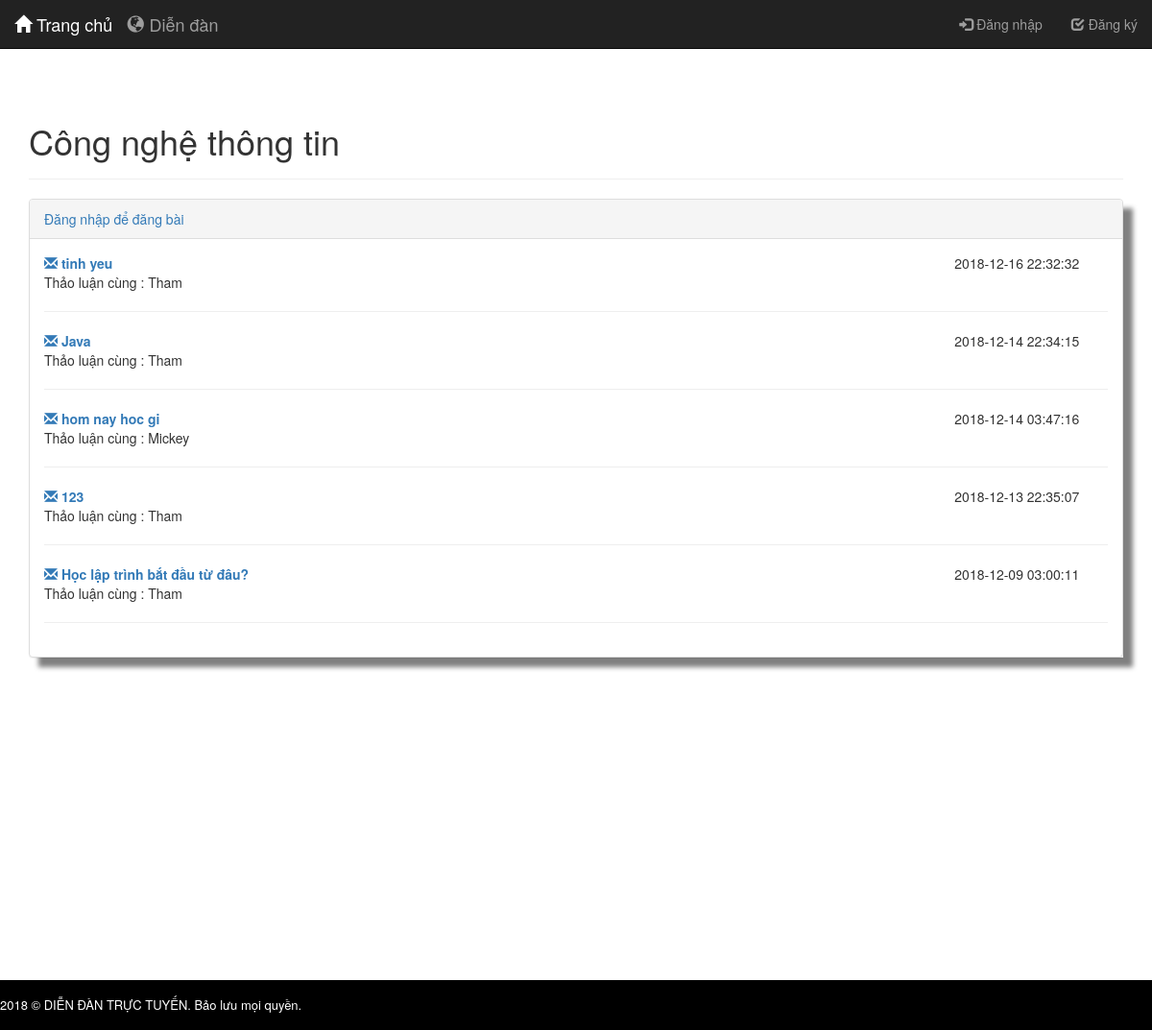
The app's page /Sources/officialforum/index.php?controller=forum&action=pageTitle&id=3, older data.
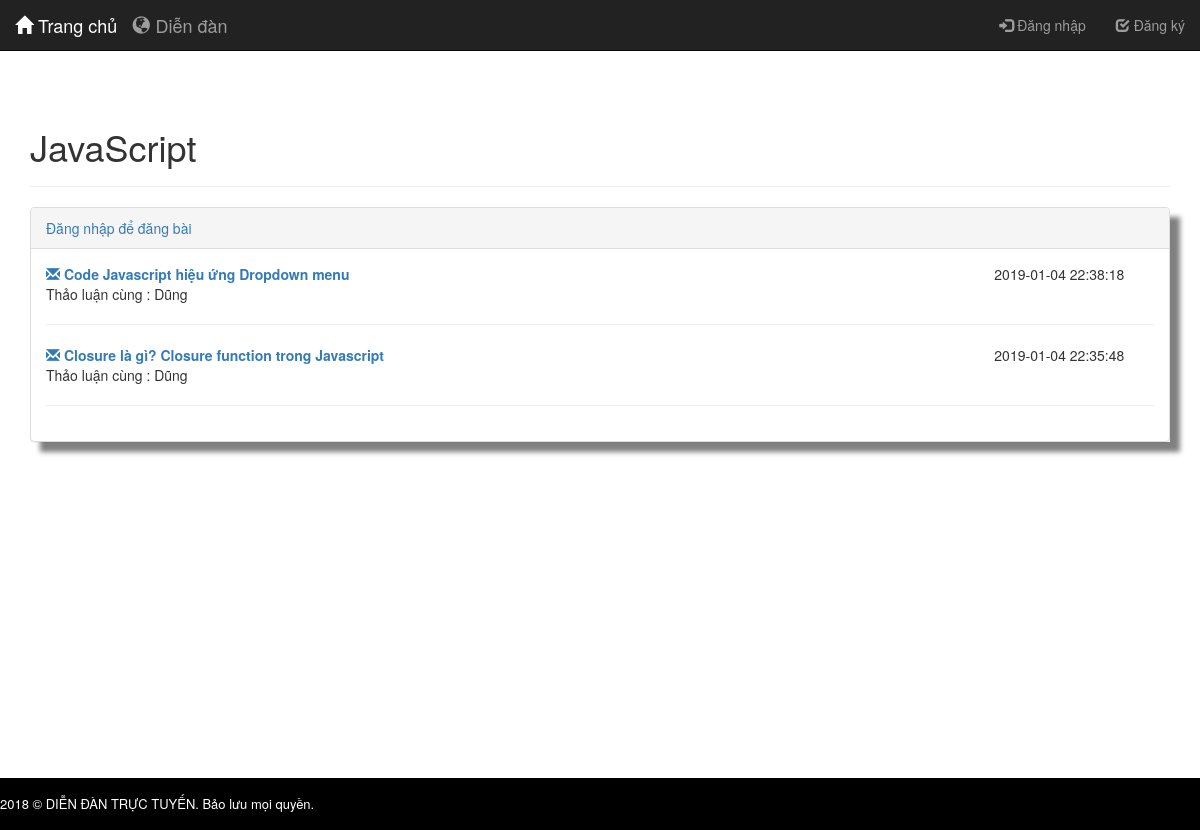
The same page, newer data.
### tables this page shows
CREATE TABLE `categories` (
  `category_id` int(11) NOT NULL,
  `category_name` varchar(50) NOT NULL
);

CREATE TABLE `posts` (
  `post_id` int(11) NOT NULL,
  `id` int(11) NOT NULL,
  `category_id` int(11) NOT NULL,
  `post_title` text NOT NULL,
  `post_content` text NOT NULL,
  `post_created` datetime NOT NULL,
  `post_modified` timestamp NOT NULL DEFAULT CURRENT_TIMESTAMP ON UPDATE CURRENT_TIMESTAMP,
  `post_image` varchar(300) DEFAULT NULL
);

CREATE TABLE `users` (
  `id` int(11) NOT NULL,
  `firstname` varchar(32) NOT NULL,
  `lastname` varchar(32) NOT NULL,
  `email` varchar(64) NOT NULL,
  `contact_number` varchar(64) NOT NULL,
  `address` text NOT NULL,
  `password` varchar(512) NOT NULL,
  `access_level` varchar(16) NOT NULL,
  `access_code` text NOT NULL,
  `status` int(11) NOT NULL COMMENT '0=pending,1=confirmed',
  `created` datetime NOT NULL,
  `modified` timestamp NOT NULL DEFAULT CURRENT_TIMESTAMP ON UPDATE CURRENT_TIMESTAMP
);

### Sources/officialforum/controllers/forum_controller.php (called while the page is built, shortened)
<?php
	require_once('controllers/base_controller.php');
	require_once 'models/category.php';
	require_once 'models/post.php';
	class ForumController extends BaseController
	{
	  	public function pageTitle(){
	  		$category = Category::readCategory($_GET['id']);
	  		$post = Post::readPost_Category($_GET['id']);
	  		$username = Post::readUser($_GET['id']);
	  		$data = array('category' => $category,
	  		 'post' => $post,
	  		  'username' => $username);
	  		$this->render('pageTitle',$data);
	  	}
	}
 ?>

### Sources/officialforum/routes.php (called while the page is built, shortened)
<?php
	$controller = new $klass;
	$controller->$action();
 ?>

### Sources/officialforum/index.php (called while the page is built, shortened)
<?php
	require_once('routes.php');
 ?>

### Sources/officialforum/models/post.php (called while the page is built, shortened)
<?php
class Post
{
    public static function readPost_Category($id){
    	$database = new Database();
		$db = $database->getConnection();
		$list = [];
    	$query = "SELECT * FROM posts WHERE category_id = :id ORDER BY post_created DESC";
    	$stmt = $db->prepare( $query );
    	$stmt->execute(array('id' => $id));
    	foreach ($stmt->fetchAll() as $i) {
    		$list[] = array($i['post_id'], $i['id'], $i['category_id'], $i['post_title'], $i['post_content'], $i['post_created'], $i['post_modified'], $i['post_image']);
    	}
    	return $list;
    }
    public static function readUser($id){
    	$database = new Database();
		$db = $database->getConnection();
		$query = "SELECT firstname, post_id FROM users, posts, categories WHERE users.id = posts.id AND posts.category_id = categories.category_id AND categories.category_id = :id ORDER BY posts.post_created DESC";
		$stmt = $db->prepare($query);
		$stmt->execute(array('id' => $id));
		$list = [];
		foreach ($stmt->fetchAll() as $firstname_postid) {
			$array = array($firstname_postid['firstname'],$firstname_postid['post_id']);
			$list[] = $array;
		}
		return $list;
    }
}
 ?>

### Sources/officialforum/models/category.php (called while the page is built, shortened)
<?php
class Category
{
    public static function readCategory($id){
    	$database = new Database();
		$db = $database->getConnection();
		$query = "SELECT * FROM categories WHERE category_id = :id";
		$stmt = $db->prepare( $query );
    	$stmt->execute(array('id' => $id));
    	$category_id = $stmt->fetch();
    	if(isset($category_id['category_id'])){
    		return array($category_id['category_id'], $category_id['category_name']);
    	}
    	return null;
    }
}
 ?>

### Sources/officialforum/views/forum/pageTitle.php (the view, shortened to what this page needs)
<?php
    $category_name = $category[1];
	   $page_title = $category_name;
 ?>
 <div class="shad">
 <div class="panel panel-default">
    <div class="panel-heading">
<?php
if (isset($_SESSION['user_id'])) {
 ?>
       <div class="row">
            <div class="col-sm-2">
                <button onclick="document.getElementById('Customer').style.display='block'" class="btn btn-primary" style="width:auto;">Đăng bài</button>
            </div>
        </div>
<?php
  }else{
      echo "<a href='index.php?controller=access&action=login'>Đăng nhập để đăng bài</a>";
  }
 ?>
  </div>
    <div class="panel-body">
      <?php
      foreach ($post as $p)
          {
            $post_id = $p[0];
            $post_title = $p[3];
            $post_created = $p[5];
      ?>
            <div class="row">
                <div class="col-sm-10">
                    <a href="index.php?controller=forum&action=postContent&id=<?php echo $post_id ?>"><strong><span class="glyphicon glyphicon-envelope"></span> <?php echo $post_title ?></strong></a> <br>
                  <?php
                      foreach ($username as $u) {
                          if ($post_id == $u[1]) {
                              echo 'Thảo luận cùng : '.$u[0];
                          }
                      }
                   ?>
                </div>
                <div class="col-sm-2">
                    <?php echo $post_created; ?>
                </div>
            </div>
            <hr>
      <?php
        }
       ?>
  </div>
</div>
</div>

### Sources/officialforum/views/layouts/application.php (shortened to what this page needs)
<!DOCTYPE html>
<html>
<head>
    <link href="https://maxcdn.bootstrapcdn.com/bootstrap/3.3.7/css/bootstrap.min.css" rel="stylesheet" media="screen" />
    <link href="libs/css/navigation.css" rel="stylesheet" />
    <link href="libs/css/comment.css" rel="stylesheet" />
    <link href="libs/css/post.css" rel="stylesheet" />
    <link href="libs/css/customer.css" rel="stylesheet" />
    <link href="libs/css/forum.css" rel="stylesheet" />
</head>
<body>
    <?php include_once 'navigation.php'; ?>
    <div class="container" style="background-color: white">
        <?php
        if($page_title!="Đăng nhập" && $page_title!="Trang chủ"){
        ?>
        <div class="row">
            <div class='col-md-12'>
                <div class="page-header">
                    <h1><?php echo isset($page_title) ? $page_title : "The Code of a Ninja"; ?></h1>
                </div>
            </div>
        </div>
        <?php
        }
        ?>
		<?= @$content ?>
	</div>
    <?php include_once 'layout_footer.php'; ?>
    <link rel="stylesheet" href="https://maxcdn.bootstrapcdn.com/bootstrap/3.3.7/css/bootstrap.min.css">
</body>
</html>

Row changes from the older to the newer data that the page shows:
removed posts: post_title "tinh yeu", id.firstname "Tham", post_created "2018-12-16 22:32:32"
removed posts: post_title "Java", id.firstname "Tham", post_created "2018-12-14 22:34:15"
removed posts: post_title "hom nay hoc gi", id.firstname "Mickey", post_created "2018-12-14 03:47:16"
removed posts: post_title "123", id.firstname "Tham", post_created "2018-12-13 22:35:07"
removed posts: post_title "Học lập trình bắt đầu từ đâu?", id.firstname "Tham", post_created "2018-12-09 03:00:11"
changed categories: category_name "Công nghệ thông tin" → "JavaScript"
added posts: post_title "Code Javascript hiệu ứng Dropdown menu", id.firstname "Dũng", post_created "2019-01-04 22:38:18"
added posts: post_title "Closure là gì? Closure function trong Javascript", id.firstname "Dũng", post_created "2019-01-04 22:35:48"
